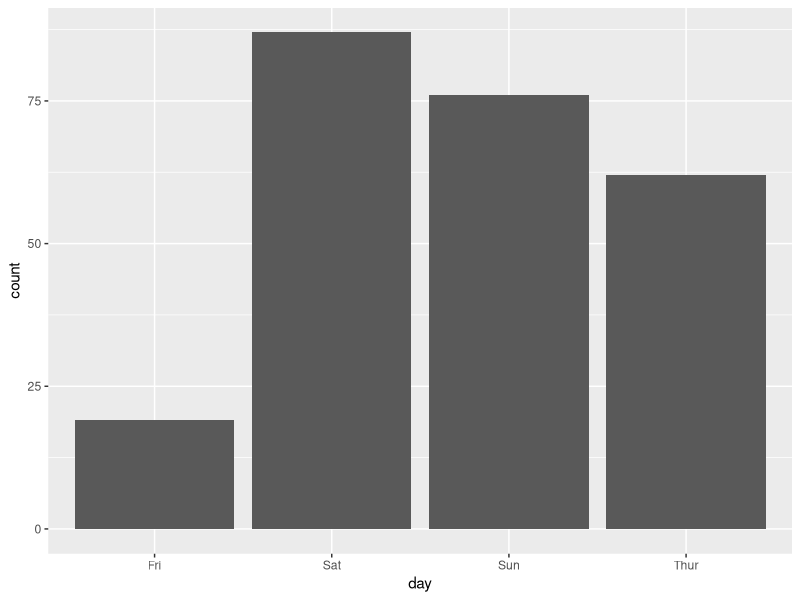
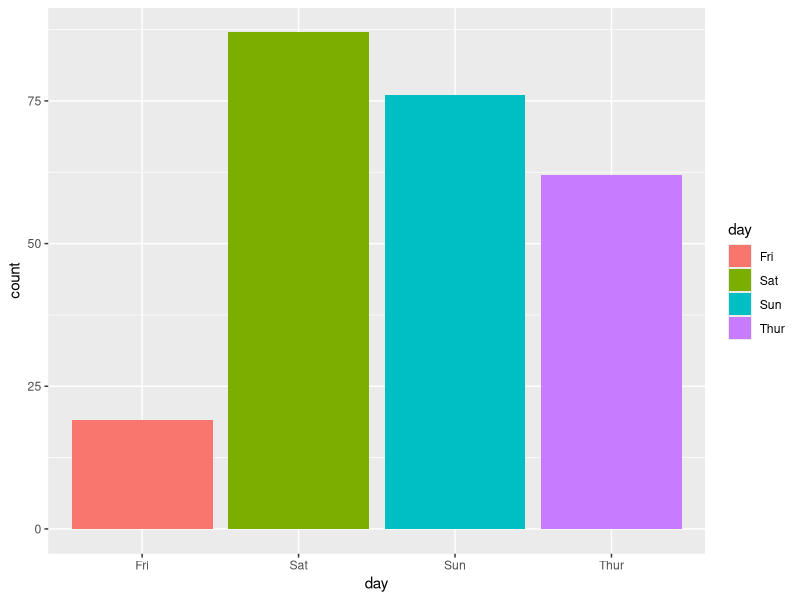
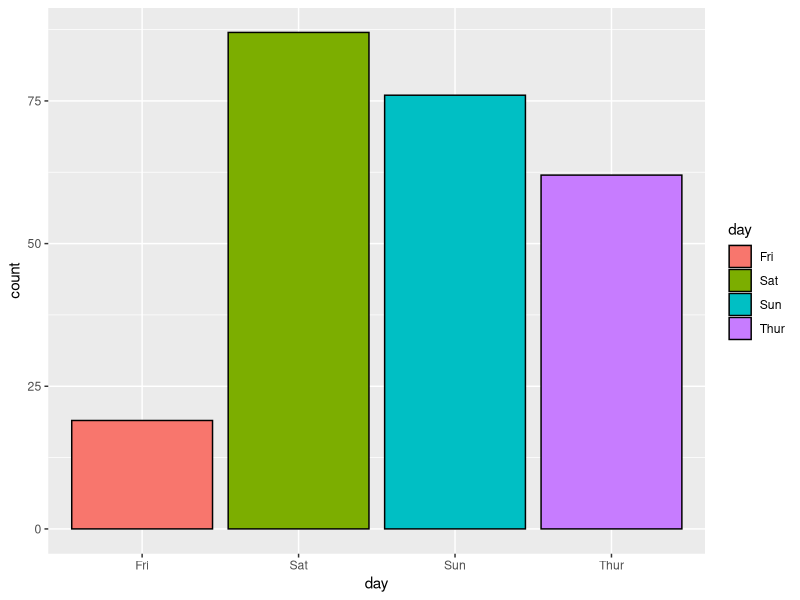
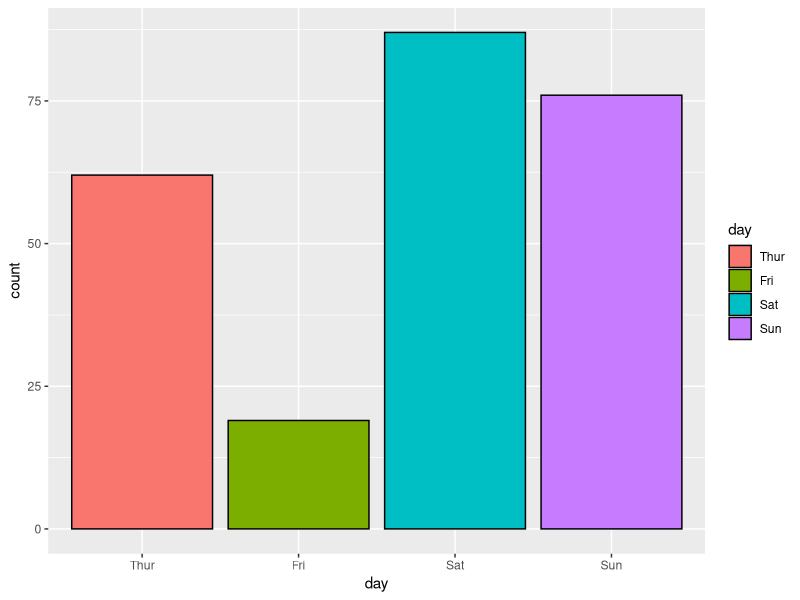
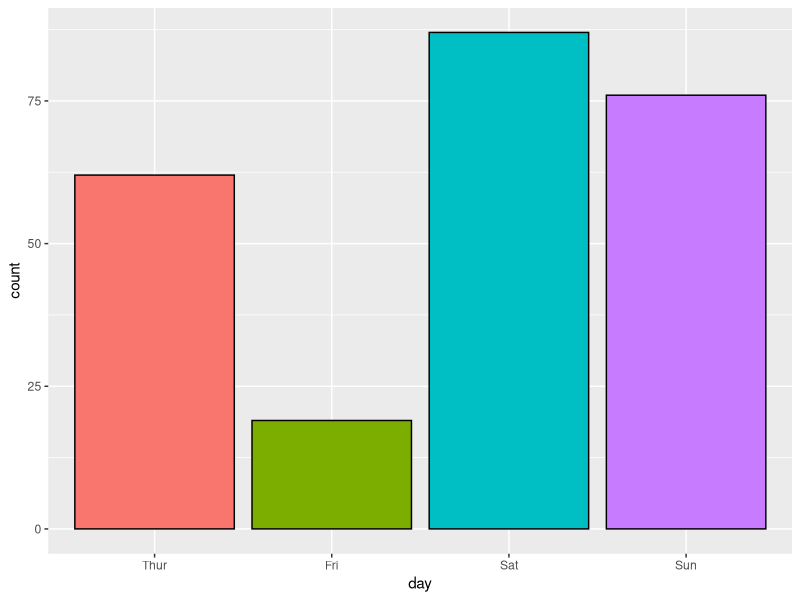
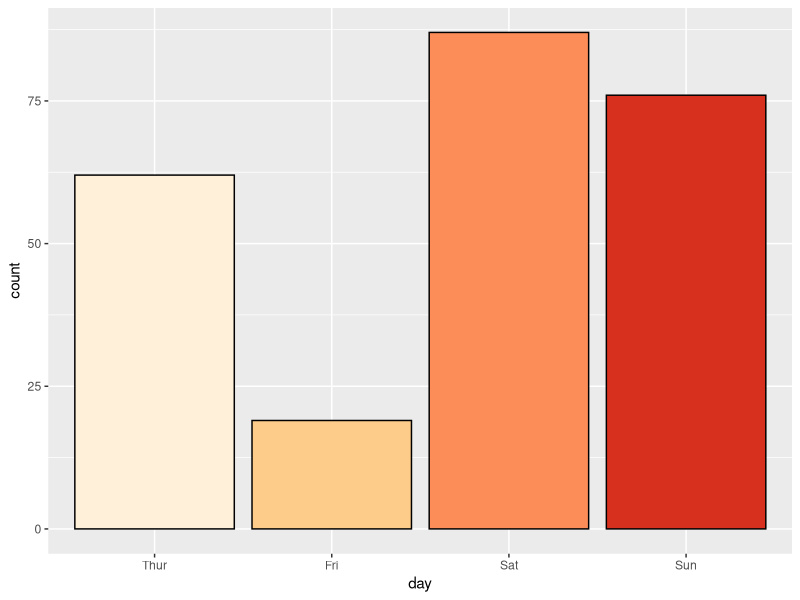
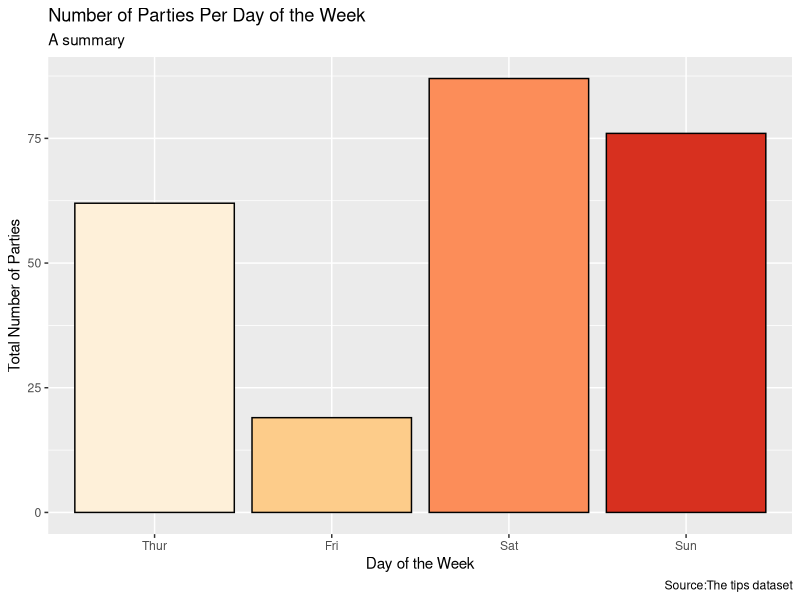
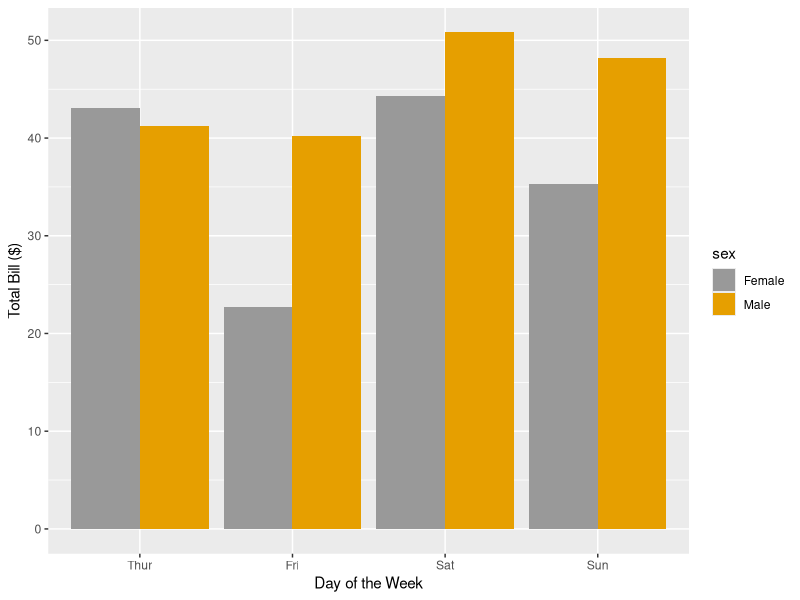

These figures' R source, in order:
################################################################################### 
## Load libraries
###################################################################################
library(ggplot2)
library(reshape2) # contains the tips data

################################################################################### 
## Basic Syntax
################# DO NOT RUN ######################################################
# ggplot(data = data_file, aes(x = , y = )) + geom_layer
# 
# geom_bar()
# geom_histogram()
# geom_density()
# geom_boxplot()
# geom_point() # scatter plots
# geom_pie()

################################################################################### 
## Layering Plots
################# DO NOT RUN ######################################################
# ggplot(data = data_file, aes(x = , y = )) +
#   geom_histogram() +
#   geom_density()

################################################################################### 
## Tips Dataset
###################################################################################
head(tips)



################################################################################### 
###############      Bar Graphs     ############################################### 
################################################################################### 

################################################################################### 
## Basic Bar Graphs
###################################################################################
ggplot(data=tips, aes(x=day)) +
    geom_bar(stat="count")

################################################################################### 
## Fill the bars
###################################################################################
ggplot(data=tips, aes(x=day, fill = day)) +
    geom_bar(stat="count")

################################################################################### 
## Add border color
###################################################################################
ggplot(data=tips, aes(x=day, fill=day)) +
    geom_bar(color="black", stat="count")

################################################################################### 
## Reorder bars by day of the week
###################################################################################
tips$day <- factor(tips$day, levels = c("Thur", "Fri", "Sat", "Sun"))

ggplot(data=tips, aes(x=day, fill=day)) +
  geom_bar(color="black", stat="count")

################################################################################### 
## Remove the legend
###################################################################################
ggplot(data=tips, aes(x=day, fill=day)) +
  geom_bar(color="black", stat="count") +
  
  guides(fill="none")

################################################################################### 
## Set colors manually
###################################################################################
ggplot(data=tips, aes(x=day, fill=day)) +
  geom_bar(color="black", stat="count")+ 
  guides(fill="none") +
  
  scale_fill_manual(values = c(
    "Thur" = "#fef0d9",
    "Fri" = "#fdcc8a",
    "Sat" = "#fc8d59",
    "Sun" = "#d7301f"
  ))

################################################################################### 
## Add labels
###################################################################################
ggplot(data=tips, aes(x=day, fill=day)) +
  geom_bar(color="black", stat="count")+ 
  guides(fill="none") +
  scale_fill_manual(values = c(
    "Thur" = "#fef0d9",
    "Fri" = "#fdcc8a",
    "Sat" = "#fc8d59",
    "Sun" = "#d7301f"
  )) +
  
  labs(title = "Number of Parties Per Day of the Week", 
       caption = "Source:The tips dataset", subtitle = "A summary") +
  xlab("Day of the Week") +
  ylab("Total Number of Parties")



################################################################################### 
###############      Stacked Bar Graphs     ####################################### 
################################################################################### 

################################################################################### 
## Basic Stacked Bar Graphs
###################################################################################
ggplot(data=tips, aes(x=day, y= total_bill, fill=sex)) +
  geom_bar(stat="identity", position = position_dodge()) + 
  scale_fill_manual(values = c(
    "Female" = "#999999",
    "Male" = "#E69F00"
  )) +
  xlab("Day of the Week") +
  ylab("Total Bill ($)")



################################################################################### 
###############      Distribution Plots     ####################################### 
################################################################################### 

################################################################################### 
## Sample dataset
###################################################################################
set.seed(1234)
dat <- data.frame(cond = factor(rep(c("A","B"), each=200)), 
                   rating = c(rnorm(200),rnorm(200, mean=.8)))
# View first few rows
head(dat)



################################################################################### 
###############     Histogram - Single Group    ################################### 
################################################################################### 

################################################################################### 
## Basic histogram
###################################################################################
ggplot(dat, aes(x=rating)) + 
  geom_histogram(binwidth = 0.5)

################################################################################### 
## Border and fill colors
###################################################################################
ggplot(dat, aes(x=rating)) +
    geom_histogram(binwidth=.5, colour="white", fill="black")



################################################################################### 
###############     Density curve - Single Group   ################################ 
################################################################################### 
ggplot(dat, aes(x=rating)) + 
  geom_density(color = "#E69F00", linewidth = 2)

################################################################################### 
###############     Histogram & density plot overlay ############################## 
################################################################################### 
ggplot(dat, aes(x=rating, y = after_stat(density))) + 
    geom_histogram(binwidth=.5,
                   colour="black", fill="white") +
    geom_density(alpha=0.2, fill="#FF6666")  # Overlay with transparent density plot



################################################################################### 
###############     Histogram - Multiple Groups   ################################# 
################################################################################### 

################################################################################### 
## Overlaid histograms
###################################################################################
ggplot(dat, aes(x=rating, fill=cond)) +
    geom_histogram(binwidth=.5, alpha=.5, position="identity")

################################################################################### 
## Interleaved histograms
###################################################################################
ggplot(dat, aes(x=rating, fill=cond)) +
    geom_histogram(binwidth=.5, position="dodge")


################################################################################### 
###############     Density curves - Multiple Groups   ############################ 
################################################################################### 

################################################################################### 
## Multiple lines
###################################################################################
ggplot(dat, aes(x=rating, colour=cond)) + 
  geom_density()

################################################################################### 
## Add transparency
###################################################################################
ggplot(dat, aes(x=rating, fill=cond)) + 
  geom_density(alpha=.3)



################################################################################### 
###############    Empirical cumulative distribution function     ################# 
################################################################################### 

################################################################################### 
## CDF with points
###################################################################################
ggplot(dat, aes(rating)) + 
  stat_ecdf(geom = "point", color = "blue")

################################################################################### 
## CDF with steps
###################################################################################
ggplot(dat, aes(rating)) + 
  stat_ecdf(geom = "step", color = "red")

################################################################################### 
## CDF with smoothing
###################################################################################
ggplot(dat, aes(rating)) + 
  stat_ecdf(geom = "smooth", color = "darkgreen")

################################################################################### 
## Multiple ECDFs based on condition
###################################################################################
ggplot(dat, aes(rating, color = cond)) + 
  stat_ecdf(geom = "point") +
  scale_color_manual(values = c(
    "A" = "#E69F00",
    "B" = "#2166ac"
  ))



################################################################################### 
###############    Box Plots     ################################################## 
################################################################################### 

################################################################################### 
## Basic box plot
###################################################################################
ggplot(dat, aes(x=cond, y=rating)) + 
  geom_boxplot()

################################################################################### 
## Color by conditions
###################################################################################
ggplot(dat, aes(x=cond, y=rating, fill=cond)) + 
  geom_boxplot()

################################################################################### 
## Add data points
###################################################################################
ggplot(dat, aes(x=cond, y=rating, fill=cond)) + 
  geom_boxplot() +
  geom_jitter(width = 0.2, alpha = 0.7, size = 2, color = "darkblue")

################################################################################### 
## Flip axes
###################################################################################
ggplot(dat, aes(x=cond, y=rating, fill=cond)) + 
  geom_boxplot() + 
  geom_jitter(width = 0.2, alpha = 0.7, size = 2, color = "darkblue") +
  
  guides(fill="none") + 
  coord_flip()



################################################################################### 
###############    Scatter Plots     ############################################## 
################################################################################### 

################################################################################### 
## Sample dataset
###################################################################################
set.seed(955)
# Make some noisily increasing data
dat2 <- data.frame(cond = rep(c("A", "B"), each=10),
                  xvar = 1:20 + rnorm(20,sd=3),
                  yvar = 1:20 + rnorm(20,sd=3))
head(dat2)

################################################################################### 
## Basic scatterplot
###################################################################################
ggplot(dat2, aes(x=xvar, y=yvar)) +
    geom_point(shape=5)      # Use hollow circles

################################################################################### 
## Add regression line
###################################################################################
ggplot(dat2, aes(x=xvar, y=yvar)) +
    geom_point(shape=1) +    # Use hollow circles
    geom_smooth(method=lm)   # Add linear regression line 

################################################################################### 
## Regression line without shaded region
###################################################################################
ggplot(dat2, aes(x=xvar, y=yvar)) +
    geom_point(shape=1) +    # Use hollow circles
    geom_smooth(method=lm,   # Add linear regression line
                se=FALSE)    # Don't add shaded confidence region

################################################################################### 
## Loess smoothed fit curve
###################################################################################
ggplot(dat2, aes(x=xvar, y=yvar)) +
  geom_point(shape=1) +    # Use hollow circles
  geom_smooth()            # Add a loess smoothed fit curve with confidence region



################################################################################### 
###############    Facets        ################################################## 
################################################################################### 

sp <- ggplot(tips, aes(x=total_bill, y=tip/total_bill)) + 
  geom_point(shape=1)
sp

################################################################################### 
## Divide by Levels Vertically
###################################################################################
sp + facet_grid(sex ~ .)

################################################################################### 
## Divide by Levels Vertically
###################################################################################
sp + facet_grid(. ~ sex)

################################################################################### 
## Divide by multiple levels
###################################################################################
sp + facet_grid(sex ~ day)

################################################################################### 
## Divide by day but split into two columns
###################################################################################
sp + facet_wrap( ~ day, ncol=2)

################################################################################### 
## Color facets strips
###################################################################################
sp + facet_wrap( ~ day, ncol=2, ) +
  theme(strip.background = element_rect(fill = "#92c5de"))



################################################################################### 
###############    Saving Plots        ############################################ 
################################################################################### 

################################################################################### 
## Using ggsave
################# DO NOT RUN ######################################################
# ggsave(plotname, filename, output_parameters)
# 
# plt <- ggplot(data, aes(ratings)) + geom_hist()
# ggsave(plt, "histogram_plot.pdf", width = 4, height = 4, dpi = 300)

################################################################################### 
## Using baseR
################# DO NOT RUN ######################################################
# # PDFs
# pdf("plots.pdf") #svg
# plot(...)
# plot(...)
# dev.off()
# 
# # PNG/TIFF
# png("plot.png") # or tiff("plot.tiff")
# plot(...)
# dev.off()
# 
# # resizing plot
# png("plot.png", width=480, height=240, res=120)
# plot(...)
# dev.off()
